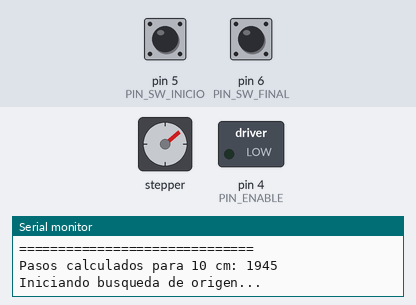
The sketch below on a simulated Arduino Uno, built with avr-gcc and run on an emulated ATmega328P. Shown: stepper motor, switched loads named in the sketch (green lamp = pin HIGH), the last lines printed to the serial monitor. The inputs (shaded band) are chosen by the test bench; at power-on: pin 5 (PIN_SW_INICIO) HIGH, pin 6 (PIN_SW_FINAL) HIGH. Stepper angles assume 200 steps per turn.

Above: at 1.2 s.
1.3 s: pin 5 (PIN_SW_INICIO) pulled LOW for 1 s
At 1.3 s:
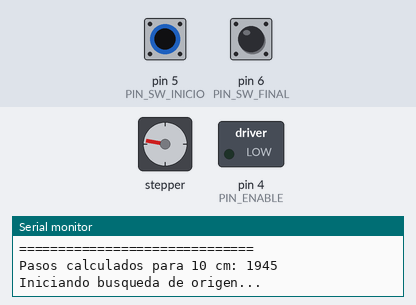
4.9 s: pin 6 (PIN_SW_FINAL) pulled LOW for 0.15 s
At 5.06 s:
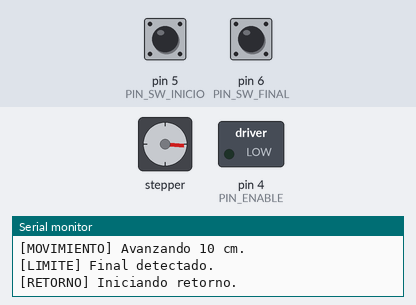
8.0 s: pin 5 (PIN_SW_INICIO) pulled LOW for 0.15 s
At 8.0 s:
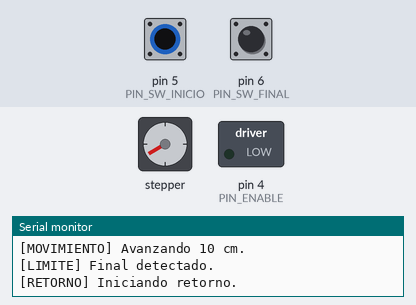
11.1 s: pin 6 (PIN_SW_FINAL) pulled LOW for 1 s
15.1 s: pin 5 (PIN_SW_INICIO) pulled LOW for 0.15 s
Timing chart, 0 to 25.2 s (numbered marks = the images above; inputs shaded):
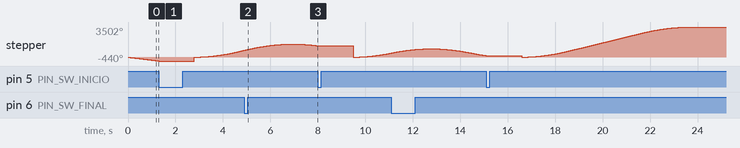

The sketch:

Motor_paso_paso_lineal.ino
```cpp
#include <Arduino.h>
#include <AccelStepper.h>

// PINES DRV8825
const int PIN_STEP   = 2;
const int PIN_DIR    = 3;
const int PIN_ENABLE = 4;

// FINALES DE CARRERA
const int PIN_SW_INICIO = 5;
const int PIN_SW_FINAL  = 6;

// PARAMETROS MECANICOS
const float AVANCE_HUSILLO_MM = 10.28;
const int PASOS_POR_VUELTA = 200;
const int MICROPASO = 1;

// Calculo de pasos para 100 mm (10 cm)
const long PASOS_10CM = (long)((100.0 / AVANCE_HUSILLO_MM) * PASOS_POR_VUELTA * MICROPASO);

// PARAMETROS DEL MOTOR
const float VELOCIDAD_MAXIMA = 400.0;
const float ACELERACION = 200.0;
const float VELOCIDAD_HOMING = 200.0;

// Tiempo de espera en estaciones
const unsigned long TIEMPO_ESPERA_MS = 1500;

// MOTOR
AccelStepper motor(AccelStepper::DRIVER, PIN_STEP, PIN_DIR);

// ESTADOS
enum EstadoSistema {
  BUSCAR_INICIO,
  AVANZAR_10CM,
  ESPERA_ESTACION,
  RETORNAR_INICIO,
  ESPERA_REINICIO
};

EstadoSistema estadoActual = BUSCAR_INICIO;

unsigned long marcaTiempo = 0;
int numeroPasoActual = 0;

// FINALES DE CARRERA
bool inicioActivado() {
  return digitalRead(PIN_SW_INICIO) == LOW;
}

bool finalActivado() {
  return digitalRead(PIN_SW_FINAL) == LOW;
}

void setup() {

  Serial.begin(115200);

  pinMode(PIN_SW_INICIO, INPUT_PULLUP);
  pinMode(PIN_SW_FINAL, INPUT_PULLUP);
  pinMode(PIN_ENABLE, OUTPUT);

  // LOW habilita DRV8825
  digitalWrite(PIN_ENABLE, LOW);

  motor.setMaxSpeed(VELOCIDAD_MAXIMA);
  motor.setAcceleration(ACELERACION);

  Serial.println(F("=============================="));
  Serial.println(F("SISTEMA DE MOTOR LINEAL"));
  Serial.println(F("=============================="));

  Serial.print(F("Pasos calculados para 10 cm: "));
  Serial.println(PASOS_10CM);

  Serial.println(F("Iniciando busqueda de origen..."));
}

void loop() {

  switch (estadoActual) {

    // HOMING
    case BUSCAR_INICIO:

      if (!inicioActivado()) {
        motor.setSpeed(-VELOCIDAD_HOMING);
        motor.runSpeed();

      } else {
        motor.setSpeed(0);
        motor.stop();
        motor.setCurrentPosition(0);
        numeroPasoActual = 0;
        Serial.println(F("[HOME] Origen detectado."));
        Serial.println(F("[HOME] Posicion: 0 cm"));
        marcaTiempo = millis();
        estadoActual = ESPERA_REINICIO;
      }

      break;

    // AVANCE 10 CM
    case AVANZAR_10CM:

      // Supervisar limite final
      if (finalActivado()) {
        motor.stop();
        Serial.println(F("[LIMITE] Final detectado."));
        Serial.println(F("[RETORNO] Iniciando retorno."));
        estadoActual = RETORNAR_INICIO;
        break;
      }

      if (motor.distanceToGo() != 0) {
        motor.run();

      } else {
        numeroPasoActual++;
        Serial.print(F("[POSICION] Avance completado: "));
        Serial.print(numeroPasoActual * 10);
        Serial.println(F(" cm"));
        marcaTiempo = millis();
        estadoActual = ESPERA_ESTACION;
      }

      break;

    // ESPERA EN ESTACION
    case ESPERA_ESTACION:

      if (millis() - marcaTiempo >= TIEMPO_ESPERA_MS) {

        if (finalActivado()) {
          Serial.println(F("[LIMITE] Final detectado."));
          Serial.println(F("[RETORNO] Iniciando retorno."));
          estadoActual = RETORNAR_INICIO;

        } else {

          motor.move(PASOS_10CM);

          Serial.println(F("[MOVIMIENTO] Avanzando 10 cm."));
          Serial.print(F("[POSICION] Estacion: "));
          Serial.print(numeroPasoActual * 10);
          Serial.println(F(" cm"));

          estadoActual = AVANZAR_10CM;
        }
      }

      break;

    // RETORNO A HOME
    case RETORNAR_INICIO:

      if (!inicioActivado()) {

        if (motor.currentPosition() > 0) {
          motor.moveTo(0);
          motor.run();

        } else {
          motor.setSpeed(-VELOCIDAD_HOMING);
          motor.runSpeed();
        }

      } else {
        motor.stop();
        motor.setCurrentPosition(0);
        numeroPasoActual = 0;
        Serial.println(F("[RETORNO] Origen alcanzado."));
        Serial.println(F("[POSICION] 0 cm"));
        marcaTiempo = millis();
        estadoActual = ESPERA_REINICIO;
      }

      break;

    // ESPERA PARA REINICIAR
    case ESPERA_REINICIO:

      if (millis() - marcaTiempo >= TIEMPO_ESPERA_MS) {
        motor.move(PASOS_10CM);
        Serial.println(F("[CICLO] Iniciando avance."));
        Serial.println(F("[MOVIMIENTO] Avanzando 10 cm."));
        estadoActual = AVANZAR_10CM;
      }

      break;
  }
}
```
